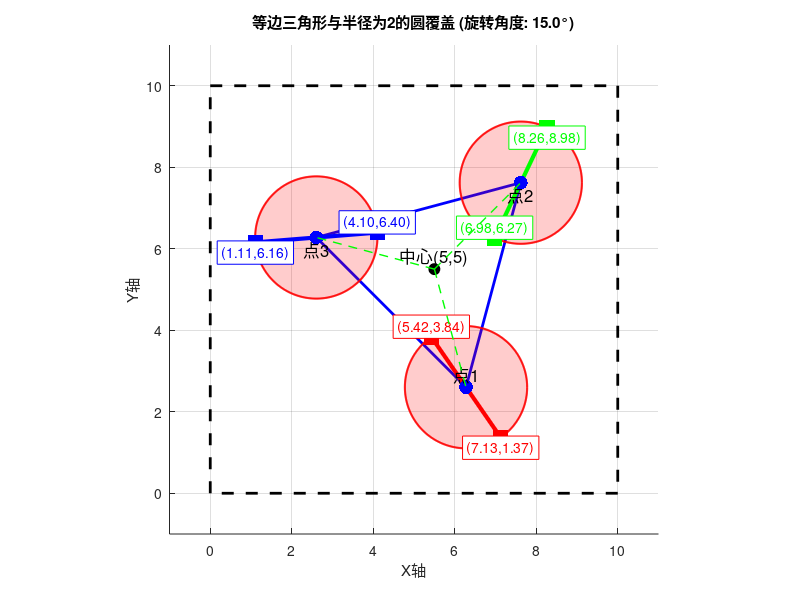
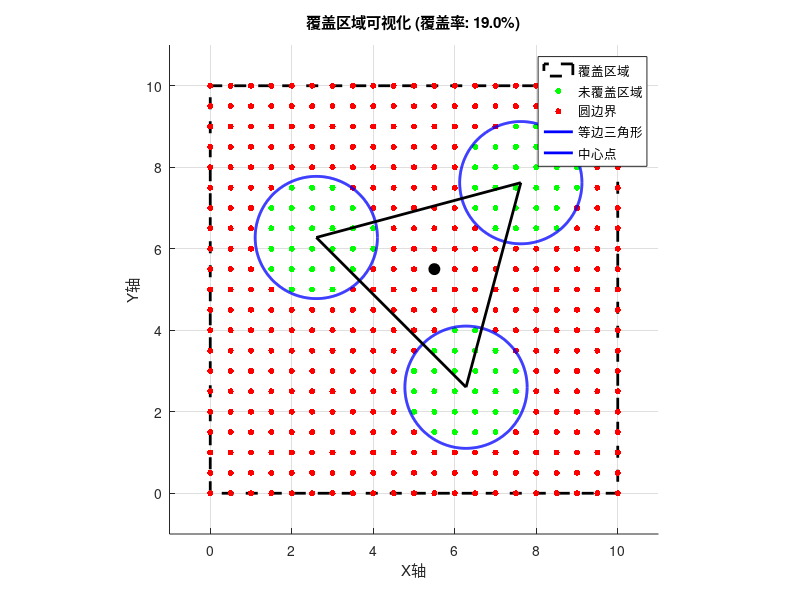

MATLAB code to generate these figures, in order:
% 生成等边三角形并绘制圆覆盖坐标系
clear; clc; close all;

% 设置参数
x_range = [0, 10];
y_range = [0, 10];
radius = 1.5;
center_distance = 3; % 顶点到中心的距离

% 以(5,5)为中心生成等边三角形
center_x = 5.5;
center_y = 5.5;

% 生成随机旋转角度（0-360度）
%random_angle = rand() * 360;
random_angle = 15;
fprintf('随机旋转角度: %.2f°\n', random_angle);

% 将角度转换为弧度
angle_rad = deg2rad(random_angle);

% 计算等边三角形的顶点坐标（未旋转时）
% 三个顶点在圆周上均匀分布，初始位置：一个点在上方
theta1 = -pi/2;  % 上方
theta2 = -pi/2 + 2*pi/3;  % 左下方
theta3 = -pi/2 + 4*pi/3;  % 右下方

% 应用随机旋转
theta1_rotated = theta1 + angle_rad;
theta2_rotated = theta2 + angle_rad;
theta3_rotated = theta3 + angle_rad;

% 计算旋转后的顶点坐标
x1 = center_x + center_distance * cos(theta1_rotated);
y1 = center_y + center_distance * sin(theta1_rotated);

x2 = center_x + center_distance * cos(theta2_rotated);
y2 = center_y + center_distance * sin(theta2_rotated);

x3 = center_x + center_distance * cos(theta3_rotated);
y3 = center_y + center_distance * sin(theta3_rotated);

% 存储点坐标
points = [x1, y1; x2, y2; x3, y3];

% 为每个圆生成随机直径
diameter_endpoints = cell(3, 1); % 存储每个圆的直径端点
diameter_angles = [rand() * 180 0 0];   % 存储每个圆的直径角度

for i = 1:3
    % 生成随机直径角度（0-180度）
    if i==1
        diameter_angle = diameter_angles(1);
    else
        diameter_angle = diameter_angles(1) + (i-1)*120;
        diameter_angles(i) = diameter_angle;
    end
    
    % 计算直径的两个端点
    angle_rad_diam = deg2rad(diameter_angle);
    dx = radius * cos(angle_rad_diam);
    dy = radius * sin(angle_rad_diam);
    
    % 端点1
    end1_x = points(i,1) + dx;
    end1_y = points(i,2) + dy;
    
    % 端点2
    end2_x = points(i,1) - dx;
    end2_y = points(i,2) - dy;
    
    diameter_endpoints{i} = [end1_x, end1_y; end2_x, end2_y];
end

% 绘制图形
figure('Position', [100, 100, 800, 800]);
hold on;
grid on;
axis equal;

% 绘制坐标系范围
rectangle('Position', [x_range(1), y_range(1), diff(x_range), diff(y_range)], ...
          'EdgeColor', 'k', 'LineWidth', 2, 'LineStyle', '--');

% 绘制中心点
plot(center_x, center_y, 'ko', 'MarkerSize', 8, 'MarkerFaceColor', 'k');
text(center_x, center_y+0.3, '中心(5,5)', 'FontSize', 12, 'HorizontalAlignment', 'center');

% 绘制等边三角形
plot([x1, x2, x3, x1], [y1, y2, y3, y1], 'b-', 'LineWidth', 2);

% 绘制三个圆
theta = 0:0.01:2*pi;
colors = ['r', 'g', 'b']; % 不同颜色区分三个圆

for i = 1:3
    x_circle = points(i,1) + radius * cos(theta);
    y_circle = points(i,2) + radius * sin(theta);
    plot(x_circle, y_circle, 'r-', 'LineWidth', 1.5);
    
    % 填充圆区域（半透明）
    fill(x_circle, y_circle, 'r', 'FaceAlpha', 0.2, 'EdgeColor', 'r');

    % 绘制直径
    endpoints = diameter_endpoints{i};
    plot([endpoints(1,1), endpoints(2,1)], [endpoints(1,2), endpoints(2,2)], ...
         [colors(i) '-'], 'LineWidth', 3);
    
    % 标记直径端点
    scatter(endpoints(:,1), endpoints(:,2), 120, colors(i), 'filled', 's'); % 方形标记
    
    % 标注端点坐标
    text(endpoints(1,1), endpoints(1,2)+0.25, ...
         sprintf('(%.2f,%.2f)', endpoints(1,1), endpoints(1,2)), ...
         'FontSize', 10, 'Color', colors(i), 'HorizontalAlignment', 'center', ...
         'BackgroundColor', 'white', 'EdgeColor', colors(i));
    text(endpoints(2,1), endpoints(2,2)-0.25, ...
         sprintf('(%.2f,%.2f)', endpoints(2,1), endpoints(2,2)), ...
         'FontSize', 10, 'Color', colors(i), 'HorizontalAlignment', 'center', ...
         'BackgroundColor', 'white', 'EdgeColor', colors(i));
end

% 标记三个点
scatter(points(:,1), points(:,2), 100, 'b', 'filled');
text(points(1,1), points(1,2)+0.3, '点1', 'FontSize', 12, 'HorizontalAlignment', 'center');
text(points(2,1), points(2,2)-0.3, '点2', 'FontSize', 12, 'HorizontalAlignment', 'center');
text(points(3,1), points(3,2)-0.3, '点3', 'FontSize', 12, 'HorizontalAlignment', 'center');

% 绘制从中心到顶点的连线
for i = 1:3
    plot([center_x, points(i,1)], [center_y, points(i,2)], 'g--', 'LineWidth', 1);
end

% 设置坐标轴
xlim([x_range(1)-1, x_range(2)+1]);
ylim([y_range(1)-1, y_range(2)+1]);
xlabel('X轴');
ylabel('Y轴');
title(sprintf('等边三角形与半径为2的圆覆盖 (旋转角度: %.1f°)', random_angle));

% 计算覆盖率和重叠情况
fprintf('=== 覆盖分析 ===\n');
fprintf('顶点到中心距离: %.2f\n', center_distance);
fprintf('随机旋转角度: %.2f°\n', random_angle);
fprintf('圆心坐标:\n');
for i = 1:3
    fprintf('  点%d: (%.2f, %.2f)\n', i, points(i,1), points(i,2));
end

% 验证等边三角形
dist12 = sqrt((x1-x2)^2 + (y1-y2)^2);
dist23 = sqrt((x2-x3)^2 + (y2-y3)^2);
dist31 = sqrt((x3-x1)^2 + (y3-y1)^2);
fprintf('\n=== 等边三角形验证 ===\n');
fprintf('边1-2长度: %.4f\n', dist12);
fprintf('边2-3长度: %.4f\n', dist23);
fprintf('边3-1长度: %.4f\n', dist31);
fprintf('最大边长差: %.4f\n', max([abs(dist12-dist23), abs(dist23-dist31), abs(dist31-dist12)]));

% 检查圆是否重叠
fprintf('\n=== 重叠检查 ===\n');
overlap_found = false;
for i = 1:2
    for j = i+1:3
        distance = sqrt((points(i,1)-points(j,1))^2 + (points(i,2)-points(j,2))^2);
        if distance < 2 * radius
            fprintf('圆%d和圆%d重叠! 圆心距离: %.2f < 直径: %.2f\n', i, j, distance, 2*radius);
            overlap_found = true;
        else
            fprintf('圆%d和圆%d不重叠。圆心距离: %.2f >= 直径: %.2f\n', i, j, distance, 2*radius);
        end
    end
end

if ~overlap_found
    fprintf('所有圆均不重叠！\n');
end

hold off;

% 绘制覆盖区域示意图
figure('Position', [950, 100, 800, 800]);
hold on;
grid on;
axis equal;

% 绘制坐标系和圆
rectangle('Position', [x_range(1), y_range(1), diff(x_range), diff(y_range)], ...
          'EdgeColor', 'k', 'LineWidth', 2, 'LineStyle', '--');

% 绘制覆盖区域网格
[x_grid, y_grid] = meshgrid(x_range(1):0.5:x_range(2), y_range(1):0.5:y_range(2));
covered_points = zeros(size(x_grid));

% 检查每个网格点是否被覆盖
for i = 1:size(x_grid,1)
    for j = 1:size(x_grid,2)
        for k = 1:3
            distance = sqrt((x_grid(i,j)-points(k,1))^2 + (y_grid(i,j)-points(k,2))^2);
            if distance <= radius
                covered_points(i,j) = 1;
                break;
            end
        end
    end
end

% 绘制覆盖区域
scatter(x_grid(covered_points==1), y_grid(covered_points==1), 20, 'g', 'filled');
scatter(x_grid(covered_points==0), y_grid(covered_points==0), 20, 'r', 'filled');

% 绘制圆边界
for i = 1:3
    x_circle = points(i,1) + radius * cos(theta);
    y_circle = points(i,2) + radius * sin(theta);
    plot(x_circle, y_circle, 'b-', 'LineWidth', 2);
end

% 绘制三角形和中心点
plot([x1, x2, x3, x1], [y1, y2, y3, y1], 'k-', 'LineWidth', 2);
plot(center_x, center_y, 'ko', 'MarkerSize', 8, 'MarkerFaceColor', 'k');

% 计算覆盖率
total_points = numel(x_grid);
covered_count = sum(covered_points(:));
coverage_rate = covered_count / total_points * 100;

xlim([x_range(1)-1, x_range(2)+1]);
ylim([y_range(1)-1, y_range(2)+1]);
xlabel('X轴');
ylabel('Y轴');
title(sprintf('覆盖区域可视化 (覆盖率: %.1f%%)', coverage_rate));
legend('覆盖区域', '未覆盖区域', '圆边界', '等边三角形', '中心点', 'Location', 'best');

hold off;

fprintf('\n=== 覆盖统计 ===\n');
fprintf('总网格点数: %d\n', total_points);
fprintf('覆盖网格点数: %d\n', covered_count);
fprintf('覆盖率: %.2f%%\n', coverage_rate);

% 输出直径信息
fprintf('\n=== 随机直径信息 ===\n');
for i = 1:3
    endpoints = diameter_endpoints{i};
    fprintf('圆%d - 直径角度: %.1f°\n', i, diameter_angles(i));
    fprintf('  端点1: (%.3f, %.3f)\n', endpoints(1,1), endpoints(1,2));
    fprintf('  端点2: (%.3f, %.3f)\n', endpoints(2,1), endpoints(2,2));
    
    % 验证直径长度
    diam_length = sqrt((endpoints(1,1)-endpoints(2,1))^2 + (endpoints(1,2)-endpoints(2,2))^2);
    fprintf('  直径长度: %.3f (理论值: %.3f)\n', diam_length, 2*radius);
end



fprintf('\n程序执行完成！\n');
